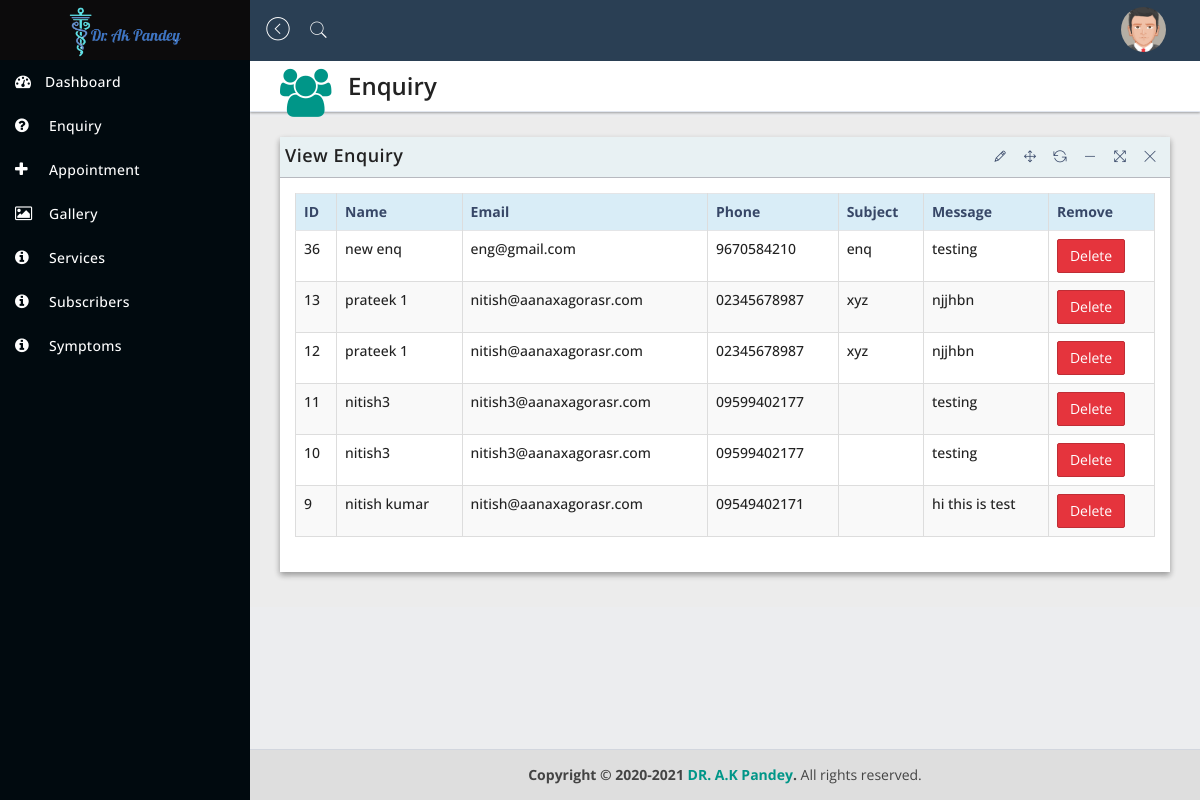
Screenshot of /admin/enquiry.php with the database file from the repository.
### tables this page shows
CREATE TABLE `contacts` (
  `id` int(255) NOT NULL,
  `name` varchar(255) DEFAULT NULL,
  `email` varchar(255) DEFAULT NULL,
  `phone` varchar(13) DEFAULT NULL,
  `subject` varchar(255) DEFAULT NULL,
  `message` varchar(500) DEFAULT NULL
);

### admin/enquiry.php (the view, shortened to what this page needs)
<!DOCTYPE html>
<html lang="en">
<head>
    <link href="assets/plugins/jquery-ui-1.12.1/jquery-ui.min.css" rel="stylesheet" type="text/css" />
    <link href="assets/bootstrap/css/bootstrap.min.css" rel="stylesheet" type="text/css" />
    <link href="assets/plugins/lobipanel/lobipanel.min.css" rel="stylesheet" type="text/css" />
    <link href="assets/plugins/pace/flash.css" rel="stylesheet" type="text/css" />
    <link href="assets/font-awesome/css/font-awesome.min.css" rel="stylesheet" type="text/css" />
    <link href="assets/pe-icon-7-stroke/css/pe-icon-7-stroke.css" rel="stylesheet" type="text/css" />
    <link href="assets/themify-icons/themify-icons.css" rel="stylesheet" type="text/css" />
    <link href="assets/plugins/datatables/dataTables.min.css" rel="stylesheet" type="text/css" />
    <link href="assets/dist/css/stylecrm.css" rel="stylesheet" type="text/css" />
</head>
<body class="hold-transition sidebar-mini">
    <div class="wrapper">
        <header class="main-header">
            <a href="dashboard.php" class="logo">
                <span class="logo-lg">
               <img src="assets/dist/img/logo.png" alt="">
               </span>
            </a>
            <nav class="navbar navbar-static-top">
                <a href="#" class="sidebar-toggle" data-toggle="offcanvas" role="button">
                    <span class="pe-7s-angle-left-circle"></span>
                </a>
                <a href="#search"><span class="pe-7s-search"></span></a>
                <div class="navbar-custom-menu">
                    <ul class="nav navbar-nav">
                        <li class="dropdown messages-menu">
                            <li class="dropdown dropdown-user">
                                <a href="#" class="dropdown-toggle" data-toggle="dropdown">
                                    <img src="assets/dist/img/avatar5.png" class="img-circle" width="45" height="45" alt="user"></a>
                            </li>
                    </ul>
                </div>
            </nav>
        </header>
        <aside class="main-sidebar">
            <div class="sidebar">
                 <ul class="sidebar-menu">
                    <li class="active">
                        <a href="dashboard.php"><i class="fa fa-tachometer"></i><span>Dashboard</span>
                     </a>
                    </li>
                    <li>
                        <a href="enquiry.php">
                            <i class="fa fa-question-circle"></i> <span>Enquiry</span>
                        </a>
                    </li>
                    <li>
                        <a href="appointment.php">
                            <i class="fa fa-plus"></i> <span>Appointment</span>
                        </a>
                    </li>
                    <li>
                        <a href="gallery.php">
                            <i class="fa fa-picture-o"></i> <span>Gallery</span>
                        </a>
                    </li>
                    <li>
                        <a href="services.php">
                            <i class="fa fa-info-circle"></i> <span>Services</span>
                        </a>
                    </li>
                    <li>
                        <a href="subscriber.php">
                            <i class="fa fa-info-circle"></i> <span>Subscribers</span>
                        </a>
                    </li>
                    <li>
                        <a href="symptoms.php">
                            <i class="fa fa-info-circle"></i> <span>Symptoms</span>
                        </a>
                    </li>
                </ul>
            </div>
        </aside>
         <div class="content-wrapper">
            <section class="content-header">
               <div class="header-icon">
                  <i class="fa fa-users"></i>
               </div>
               <div class="header-title">
                  <h1>Enquiry</h1>
               </div>
            </section>
            <section class="content">
               <div class="row">
                  <div class="col-sm-12">
                     <div class="panel panel-bd lobidrag">
                        <div class="panel-heading">
                           <div class="btn-group" id="buttonexport">
                                 <h4>View Enquiry</h4>
                           </div>
                        </div>
                        <div class="panel-body">
                           <div class="table-responsive">
                              <table id="table_id" class="table table-bordered table-striped table-hover">
                                 <thead>
                                    <tr class="info">
                                     <th>ID</th>
                                       <th>Name</th>
                                        <th>Email</th>
                                        <th>Phone</th>
                                        <th>Subject</th>
                                        <th>Message</th>
                                        <th>Remove</th>
                                    </tr>
                                 </thead>
           <tbody>
            <tr>
                  <?php
                    $connect = mysqli_connect("localhost","drakpandey","Pandey@809","akpandey");
                    $query = "SELECT * FROM contacts ORDER BY id DESC";
                    $result = mysqli_query($connect, $query);
                          if(mysqli_num_rows($result) > 0)
                          {
                               while($row = mysqli_fetch_array($result))
                               {
                          ?>
                          <tr>
                               <td><?php echo $row["id"];?></td>
                               <td><?php echo $row["name"]; ?></td>
                                 <td><?php echo $row["email"];?></td>
                                 <td><?php echo $row["phone"];?></td>
                                 <td><?php echo $row["subject"];?></td>
                                 <td><?php echo $row["message"];?></td>
                                 <td><a class="btn btn-danger" href="deleteenq.php?id=<?php echo $row["id"]; ?>">Delete</a></td>
                        </tr>
                          <?php
                               }
                          }
                          ?>
                                    </tr>
                                 </tbody>
                              </table>
                           </div>
                           </div>
                        </div>
                     </div>
                  </div>
               </div>
         </div>
        <footer class="main-footer">
             <strong>Copyright &copy; 2020-2021 <a href="#">DR. A.K Pandey</a>.</strong> All rights reserved.
        </footer>
</body>
</html>

### rows the page displays
contacts: id "36", name "new enq", email "eng@gmail.com", phone "9670584210", subject "enq", message "testing"
contacts: id "13", name "prateek 1", email "nitish@aanaxagorasr.com", phone "02345678987", subject "xyz", message "njjhbn"
contacts: id "12", name "prateek 1", email "nitish@aanaxagorasr.com", phone "02345678987", subject "xyz", message "njjhbn"
contacts: id "11", name "nitish3", email "nitish3@aanaxagorasr.com", phone "09599402177", message "testing"
contacts: id "10", name "nitish3", email "nitish3@aanaxagorasr.com", phone "09599402177", message "testing"
contacts: id "9", name "nitish kumar", email "nitish@aanaxagorasr.com", phone "09549402171", message "hi this is test"
